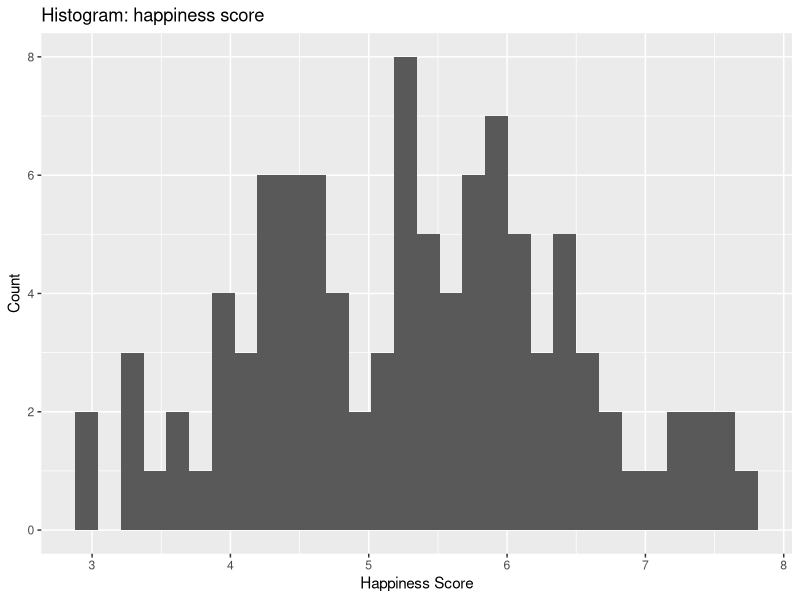
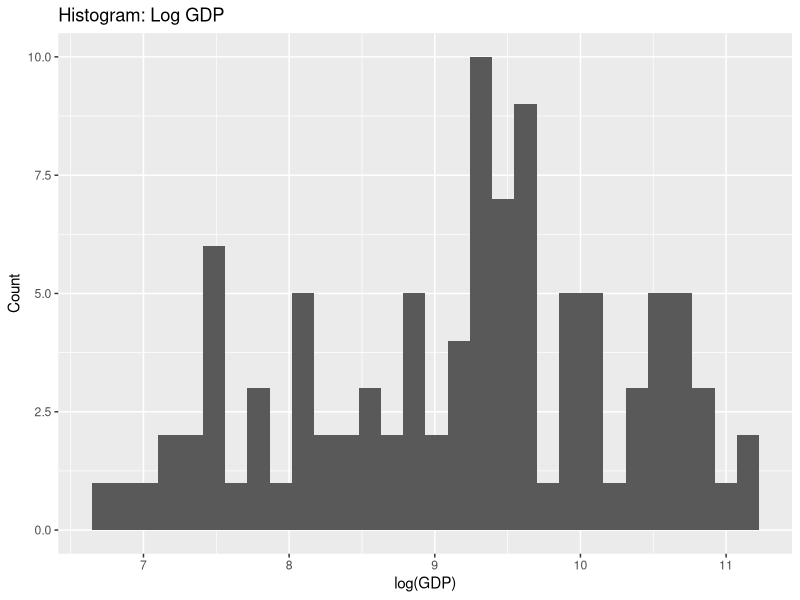
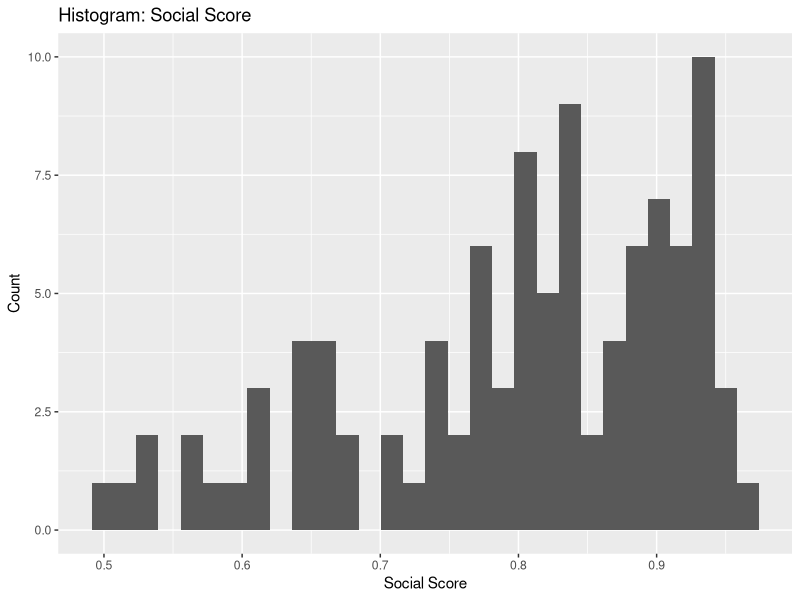
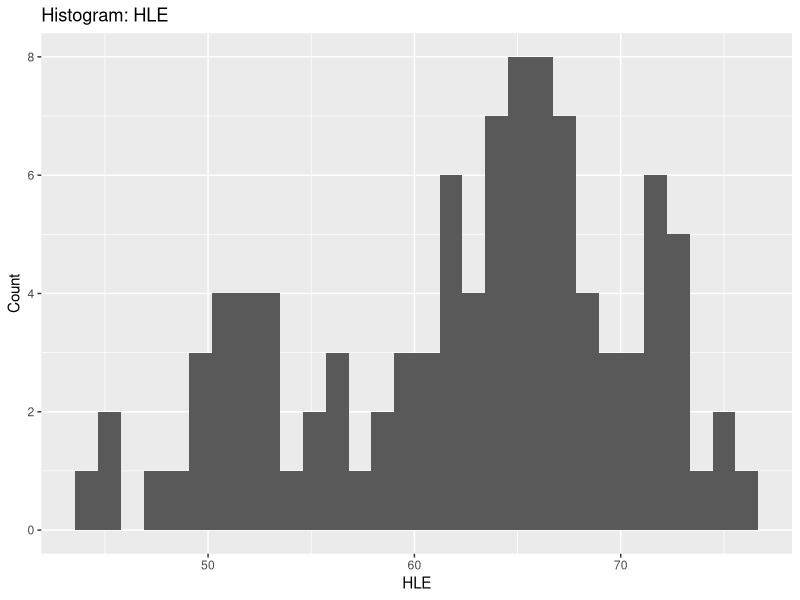
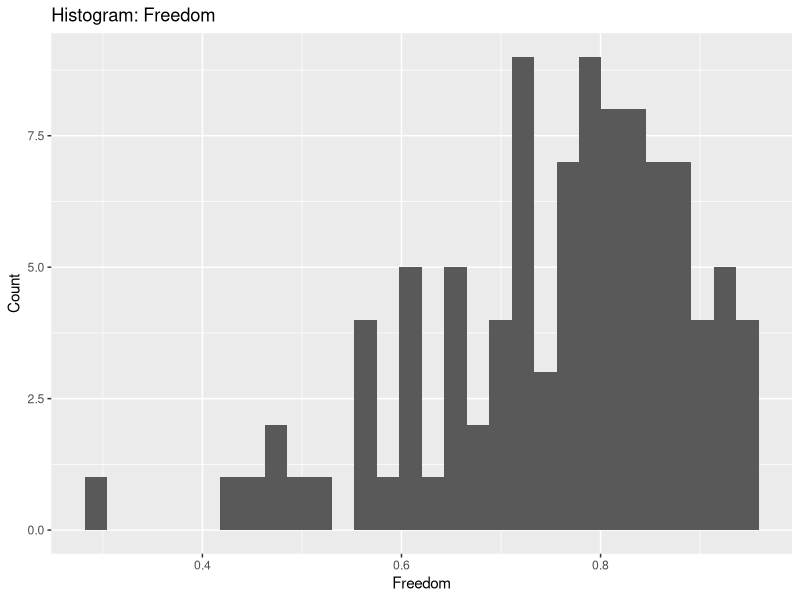
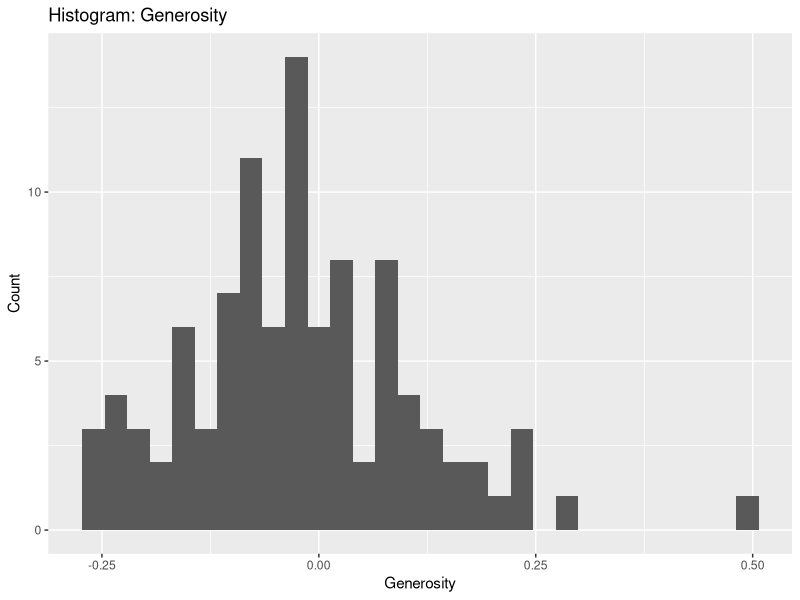
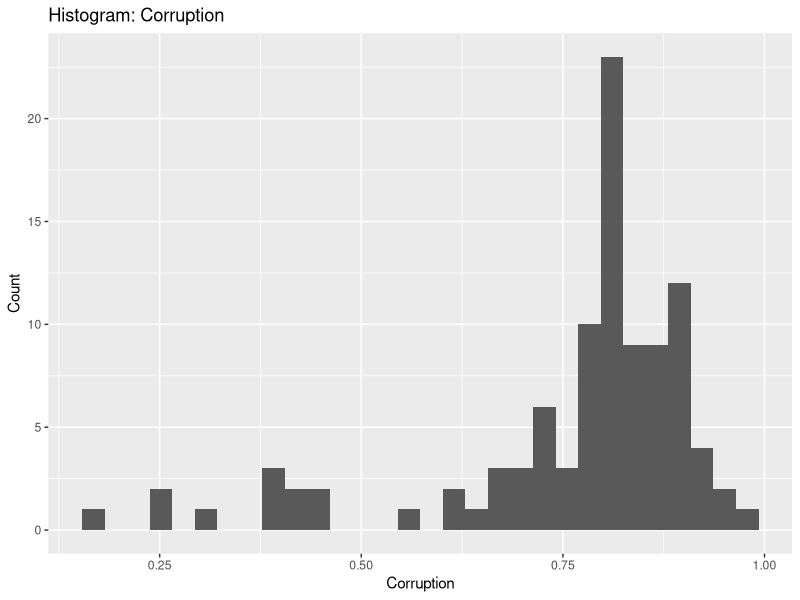
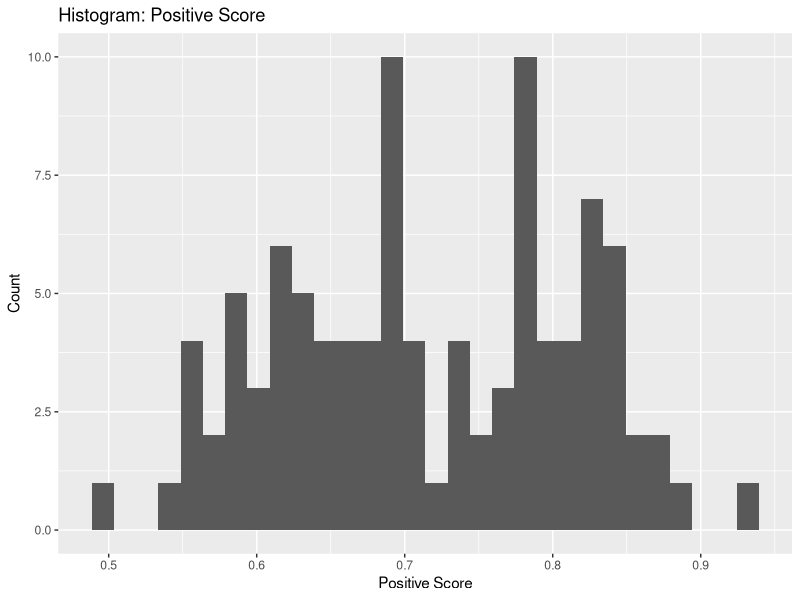

Source code (R) for these figures, in order:
# World Happiness report of 2017

# required package
library(dplyr)
library(ggplot2)
library(car)

# set directory
setwd("~/Desktop/1EE/STA437 2020winter/Final Project STA437") # should be changed

# import data
happiness_dt <- read.csv('happiness2017.csv')

# delete variable 'country'
# happiness_dt <- happiness_dt %>% select(-c(country))

#' --------------------------------------------------------------------------------------------------------------------------

# Data manipulation and summary

## set seed for reproducibility
set.seed(1234) # should be changed

## random sampling 100 obs from original data
dt <- sample_n(happiness_dt, 100)
# dt <- dt[sample(nrow(happiness_dt),100),]

## Exploratory data analysis (EDA)

par(mfrow=c(1,2))

### distribution of happiness score (dependent variable)
ggplot(dt, aes(x = Ladder)) + geom_histogram() + labs(x = "Happiness Score", y = 'Count', title = 'Histogram: happiness score')

### distribution of log(GDP) (independent variable) with 5 NA's
# check country without GDP
dt$country[is.na(dt$LogGDP)]
# Impute NA's with median (should use sth else) make a resonable guess
dt$LogGDP[is.na(dt$LogGDP)] <- median(dt$LogGDP, na.rm = T)
# quantile(dt$LogGDP, 0.25, na.rm = T)
ggplot(dt, aes(x = LogGDP)) + geom_histogram() + labs(x = "log(GDP)", y = 'Count', title = 'Histogram: Log GDP')

### distribution of social score (independent variable) not normal
ggplot(dt, aes(x = Social)) + geom_histogram() + labs(x = "Social Score", y = 'Count', title = 'Histogram: Social Score')

### distribution of HLE (independent variable) bimodel with 1 NA
# check country without HLE
dt$country[is.na(dt$HLE)]
# Impute NA's with median (should use sth else) make a resonable guess
dt$HLE[is.na(dt$HLE)] <- median(dt$HLE, na.rm = T)
ggplot(dt, aes(x = HLE)) + geom_histogram() + labs(x = "HLE", y = 'Count', title = 'Histogram: HLE')

### distribution of Freedom (independent variable) not normal with 3 NA's
# check country without freedom
dt$country[is.na(dt$Freedom)]
# Impute NA's with median (should use sth else) make a resonable guess
dt$Freedom[is.na(dt$Freedom)] <- median(dt$Freedom, na.rm = T)
ggplot(dt, aes(x = Freedom)) + geom_histogram() + labs(x = "Freedom", y = 'Count', title = 'Histogram: Freedom')
# check possible outlier
dt$country[dt$Freedom == min(dt$Freedom)] # cannot be removed

### distribution of Generosity (independent variable) with 7 NA's
# check country without Generosity
dt$country[is.na(dt$Generosity)]
# Impute NA's with median (should use sth else) make a resonable guess
dt$Generosity[is.na(dt$Generosity)] <- median(dt$Generosity, na.rm = T)
ggplot(dt, aes(x = Generosity)) + geom_histogram() + labs(x = "Generosity", y = 'Count', title = 'Histogram: Generosity')
# check possible outlier
dt$country[dt$Generosity == max(dt$Generosity)] # cannot be removed???Indonesia

### distribution of Corruption (independent variable) left skewed with 9 NA's
# check country without Corruption
dt$country[is.na(dt$Corruption)]
# Impute NA's with median (should use sth else) make a resonable guess
dt$Corruption[is.na(dt$Corruption)] <- median(dt$Corruption, na.rm = T)
ggplot(dt, aes(x = Corruption)) + geom_histogram() + labs(x = "Corruption", y = 'Count', title = 'Histogram: Corruption')
# check possible outlier
dt$country[dt$Corruption == min(dt$Corruption)] # cannot be removed

### distribution of Positive Score (independent variable) bimodel
ggplot(dt, aes(x = Positive)) + geom_histogram() + labs(x = "Positive Score", y = 'Count', title = 'Histogram: Positive Score')

### distribution of Negative Score (independent variable) right skewed
ggplot(dt, aes(x = Negative)) + geom_histogram() + labs(x = "Negative Score", y = 'Count', title = 'Histogram: Negative Score')

### distribution of Gini score of income (independent variable) 2 NA's
# check country without gini
dt$country[is.na(dt$gini)]
# Impute NA's with median (should use sth else) make a resonable guess
dt$gini[is.na(dt$gini)] <- median(dt$gini, na.rm = T)
ggplot(dt, aes(x = gini)) + geom_histogram() + labs(x = "Gini of income", y = 'Count', title = 'Histogram: Gini of income')

## Some useful code for manipulation
### delete the minimal/maximum (outlier) point
#1. make a copy of data
dt1 <- dt
#2. subsetting
dt1 <- dt1 %>% filter(Corruption != min(Corruption))

### make a transformation
#### log transformation
dt1$Ladder <- log(dt1$Ladder)
#### square root transformation
dt1$Ladder <- sqrt(dt1$Ladder)
#### power transformation 0.25
dt1$Ladder <- (dt1$Ladder^0.25-1)/0.25

#' --------------------------------------------------------------------------------------------------------------------------

# Multiple Linear Model using Original variables

## Check Nomality
original_dt <- dt %>% select(-c(country))
linear_reg1 <- lm(Ladder ~ LogGDP + Social + HLE + Freedom + Generosity + Corruption + Positive + Negative + gini, 
                  data = original_dt)
summary(linear_reg1)
qqnorm(linear_reg1$residuals); qqline(linear_reg1$residuals)
shapiro.test(linear_reg1$residuals)

## Check Multicollinearity
vif(linear_reg1)
